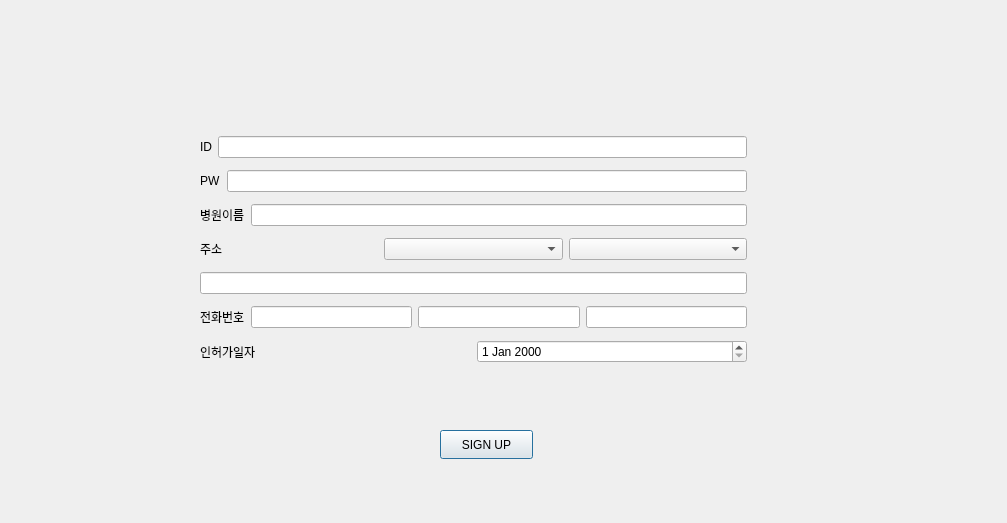
<?xml version="1.0" encoding="UTF-8"?>
<ui version="4.0">
 <class>Signup</class>
 <widget class="QDialog" name="Signup">
  <property name="geometry">
   <rect>
    <x>0</x>
    <y>0</y>
    <width>1007</width>
    <height>523</height>
   </rect>
  </property>
  <property name="windowTitle">
   <string>Dialog</string>
  </property>
  <widget class="QPushButton" name="btn_signup">
   <property name="geometry">
    <rect>
     <x>440</x>
     <y>430</y>
     <width>93</width>
     <height>29</height>
    </rect>
   </property>
   <property name="text">
    <string>SIGN UP</string>
   </property>
  </widget>
  <widget class="QLabel" name="lbl_check">
   <property name="geometry">
    <rect>
     <x>770</x>
     <y>140</y>
     <width>151</width>
     <height>20</height>
    </rect>
   </property>
   <property name="text">
    <string/>
   </property>
  </widget>
  <widget class="QWidget" name="">
   <property name="geometry">
    <rect>
     <x>200</x>
     <y>130</y>
     <width>547</width>
     <height>240</height>
    </rect>
   </property>
   <layout class="QVBoxLayout" name="verticalLayout">
    <item>
     <layout class="QHBoxLayout" name="horizontalLayout_5">
      <item>
       <widget class="QLabel" name="lb_id">
        <property name="text">
         <string>ID</string>
        </property>
       </widget>
      </item>
      <item>
       <widget class="QLineEdit" name="le_id"/>
      </item>
     </layout>
    </item>
    <item>
     <layout class="QHBoxLayout" name="horizontalLayout_6">
      <item>
       <widget class="QLabel" name="lb_pw">
        <property name="text">
         <string>PW</string>
        </property>
       </widget>
      </item>
      <item>
       <widget class="QLineEdit" name="le_pw"/>
      </item>
     </layout>
    </item>
    <item>
     <layout class="QHBoxLayout" name="horizontalLayout_4">
      <item>
       <widget class="QLabel" name="lb_name">
        <property name="text">
         <string>병원이름</string>
        </property>
       </widget>
      </item>
      <item>
       <widget class="QLineEdit" name="le_name"/>
      </item>
     </layout>
    </item>
    <item>
     <layout class="QHBoxLayout" name="horizontalLayout_7">
      <item>
       <widget class="QLabel" name="lb_adress">
        <property name="text">
         <string>주소</string>
        </property>
       </widget>
      </item>
      <item>
       <widget class="QComboBox" name="cbx_adress_province"/>
      </item>
      <item>
       <widget class="QComboBox" name="cbx_adress_city"/>
      </item>
     </layout>
    </item>
    <item>
     <layout class="QHBoxLayout" name="horizontalLayout_2">
      <item>
       <widget class="QLineEdit" name="le_adress"/>
      </item>
     </layout>
    </item>
    <item>
     <layout class="QHBoxLayout" name="horizontalLayout_3">
      <item>
       <widget class="QLabel" name="lb_telephone">
        <property name="text">
         <string>전화번호</string>
        </property>
       </widget>
      </item>
      <item>
       <widget class="QLineEdit" name="le_telephone1"/>
      </item>
      <item>
       <widget class="QLineEdit" name="le_telephone2"/>
      </item>
      <item>
       <widget class="QLineEdit" name="le_telephone3"/>
      </item>
     </layout>
    </item>
    <item>
     <layout class="QHBoxLayout" name="horizontalLayout">
      <item>
       <widget class="QLabel" name="lb_date">
        <property name="text">
         <string>인허가일자</string>
        </property>
       </widget>
      </item>
      <item>
       <widget class="QDateEdit" name="dateEdit"/>
      </item>
     </layout>
    </item>
   </layout>
  </widget>
 </widget>
 <resources/>
 <connections/>
</ui>
